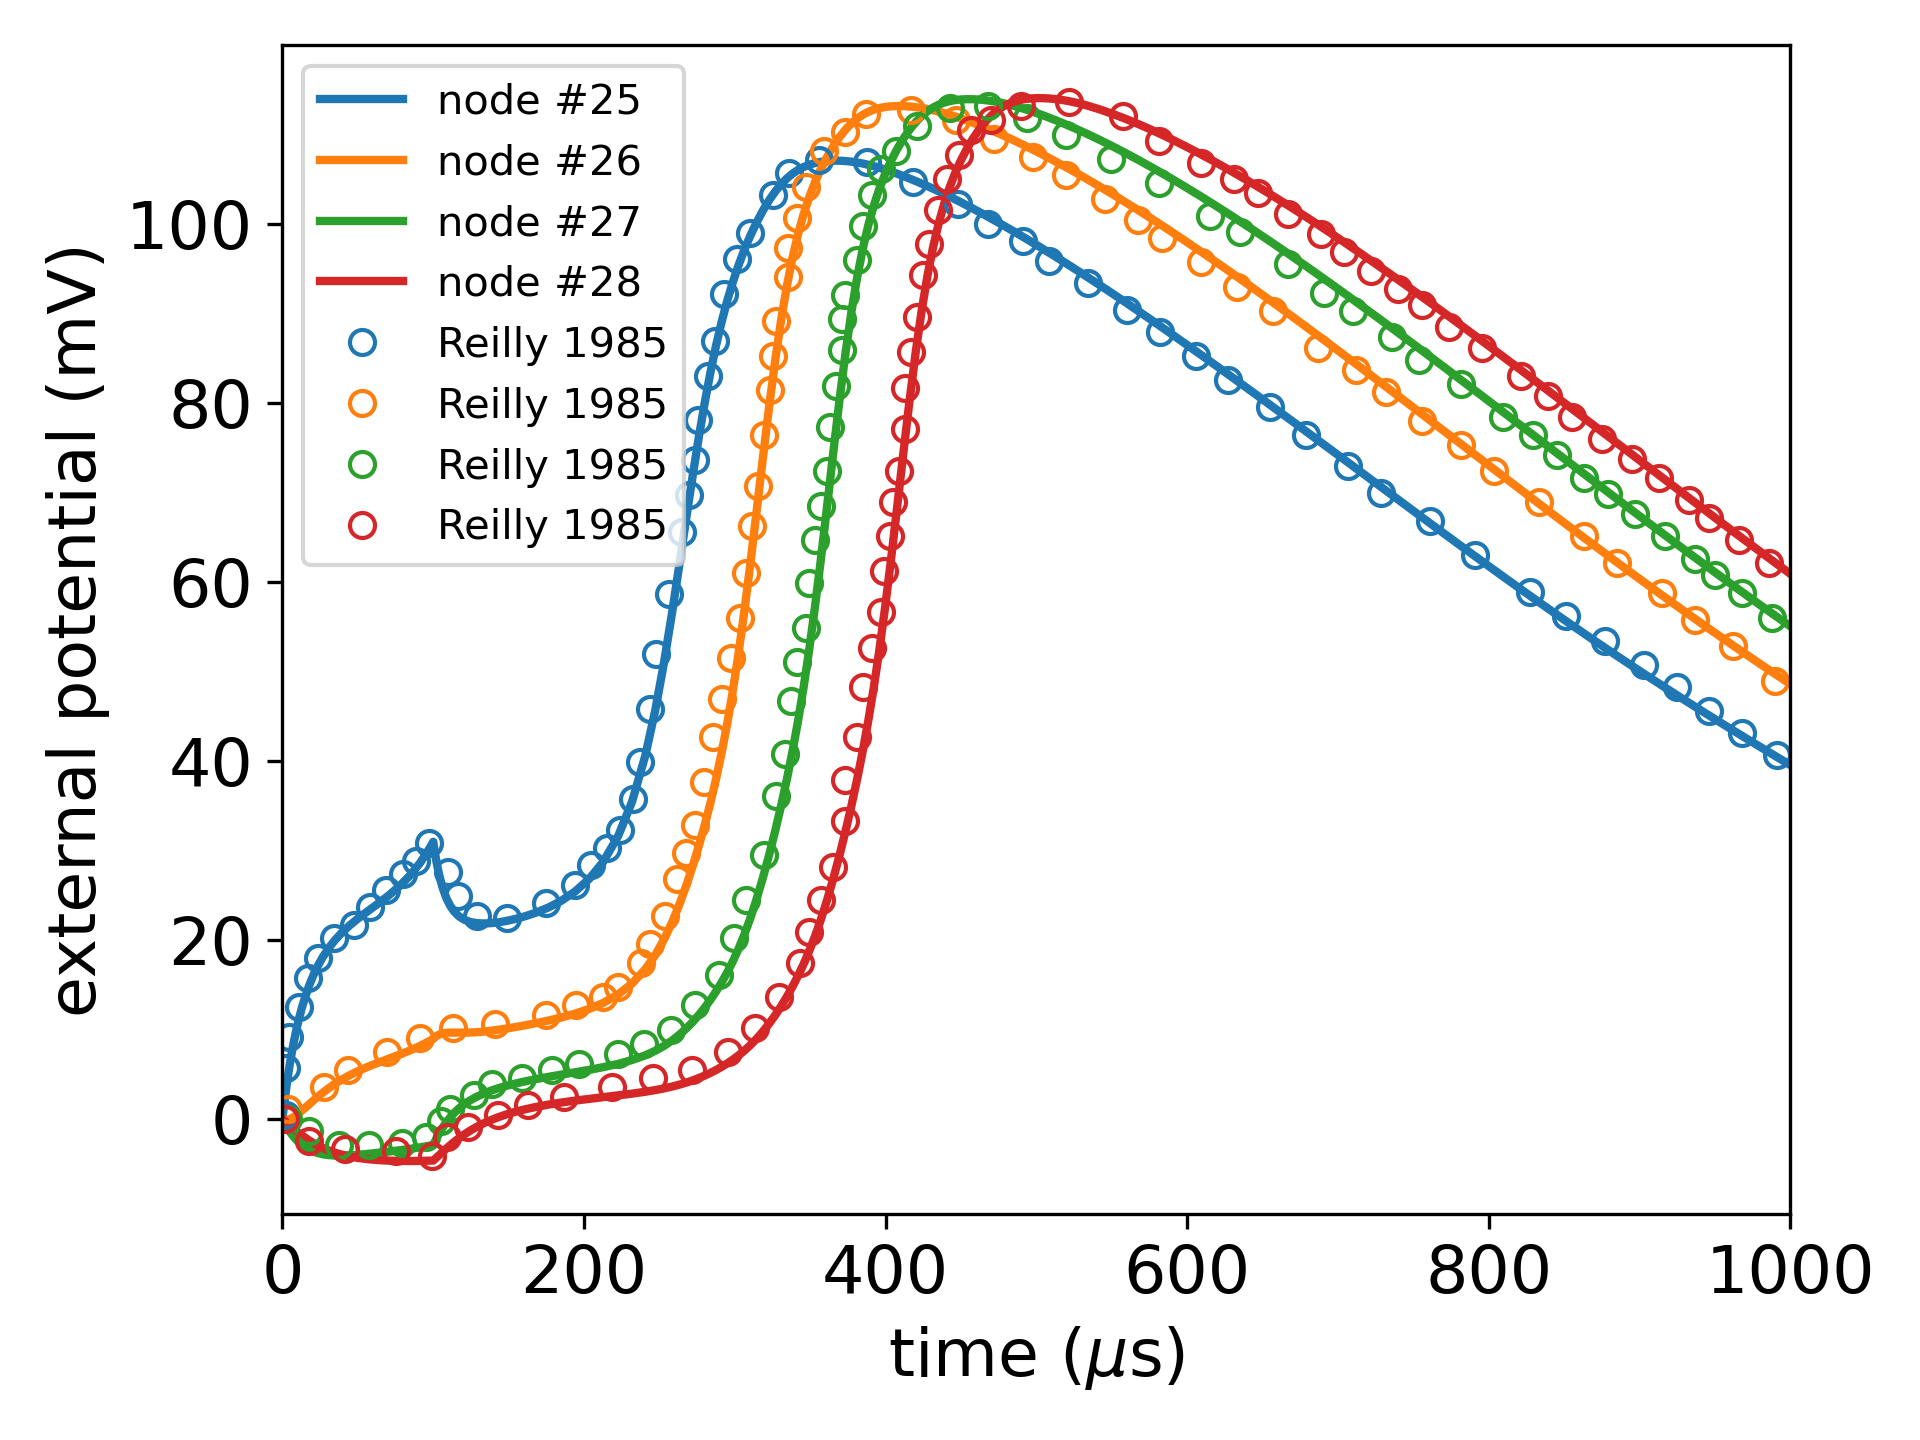

Write Python code to recreate this figure.
# load modules
from senn import AxonModel, StimulusModel
from senn import write_ode, evaluate_senn, analyze_solution
import numpy as np
import matplotlib.pylab as plt

# Define axon model
D = 20e-6           # fiber diamater
d = 0.7*D           # axon diamater
L = 100 * D         # internodal length
rhoi = 110*1e-2     # axoplasm resistivity
rhoe = 300 * 1e-2   # external medium resistivity
gm = 30.365*10        # membrane conductance per unit length
l = 2.5e-6          # nodal gap width
cm = 2e-2           # membrane conductance per unit area
Vr = -70e-3         # rest potential
node_num = 51       # total number of node
inl1 = 25           # first non-linear node
inl2 = 31           # last non-linear node

axon = AxonModel(D=D, rhoi=rhoi, rhoe=rhoe, gm=gm, l=l, cm=cm, Vr=Vr, node_num=node_num, inl1=inl1, inl2=inl2)

# write & import equation
T_senn = 295.16            # value used in Fortran SENN
F_senn = 96487             # value used in Fortran SENN
Nai_senn = 13.74           # value used in Fortran SENN
Vl_senn = 0.0260430075e-3  # value used in Fortran SENN

write_ode(axon.node_num, axon.inl1, axon.inl2, T=T_senn, F=F_senn, Nai=Nai_senn, Vl=Vl_senn)
from eqdiff import eqdiff

# define stimulus
tp = 100e-6
tend = 10 * tp
magnitude = -0.681e-3
stimulus = StimulusModel(axon, 'monoph', magnitude, tp, tend)
ktime = 1e6
umes_time = "($\mu$s)"

# one shot simulation
t, sol = evaluate_senn(axon, stimulus, eqdiff)

# analyze output
analyze_solution(t, sol, axon, stimulus)

# plot stimulus
plt.figure()
plt.plot(t * ktime, -stimulus.waveform(t) * 1e3, linewidth=2)
plt.xlabel('time ' + umes_time, fontsize=16)
plt.ylabel('stimulus (mA)', fontsize=16)
plt.xticks(fontsize=16)
plt.yticks(fontsize=16)
plt.tight_layout()

# plot stimulus
plt.figure()
plt.plot(t * ktime, -stimulus.voltage_ext(t, stimulus.inod[0]) * 1e3, linewidth=2)
plt.xlabel('time ' + umes_time,fontsize=16)
plt.ylabel('external potential (mV)', fontsize=16)
plt.xticks(fontsize=16)
plt.yticks(fontsize=16)
plt.tight_layout()

# plot nodes
plt.figure()
plt.plot(t * ktime, sol[:, stimulus.inod[:4]] * 1e3, linewidth=2)
plt.xlabel('time ' + umes_time, fontsize=16)
plt.ylabel('external potential (mV)', fontsize=16)
plt.xticks(fontsize=16)
plt.yticks(fontsize=16)
plt.tight_layout()

# load reference data
node0 = np.loadtxt('./reference_data/Reilly1985_monoph_node0.txt')
node1 = np.loadtxt('./reference_data/Reilly1985_monoph_node1.txt')
node2 = np.loadtxt('./reference_data/Reilly1985_monoph_node2.txt')
node3 = np.loadtxt('./reference_data/Reilly1985_monoph_node3.txt')
plt.plot(node0[:,0]*1e3, node0[:,1], 'C0o', mfc='None')
plt.plot(node1[:,0]*1e3, node1[:,1], 'C1o', mfc='None')
plt.plot(node2[:,0]*1e3, node2[:,1], 'C2o', mfc='None')
plt.plot(node3[:,0]*1e3, node3[:,1], 'C3o', mfc='None')
plt.legend(stimulus.leg[:4] + ['Reilly 1985', 'Reilly 1985', 'Reilly 1985', 'Reilly 1985'],loc='best')
plt.xlim(0, 1000)
plt.tight_layout()
plt.show()
